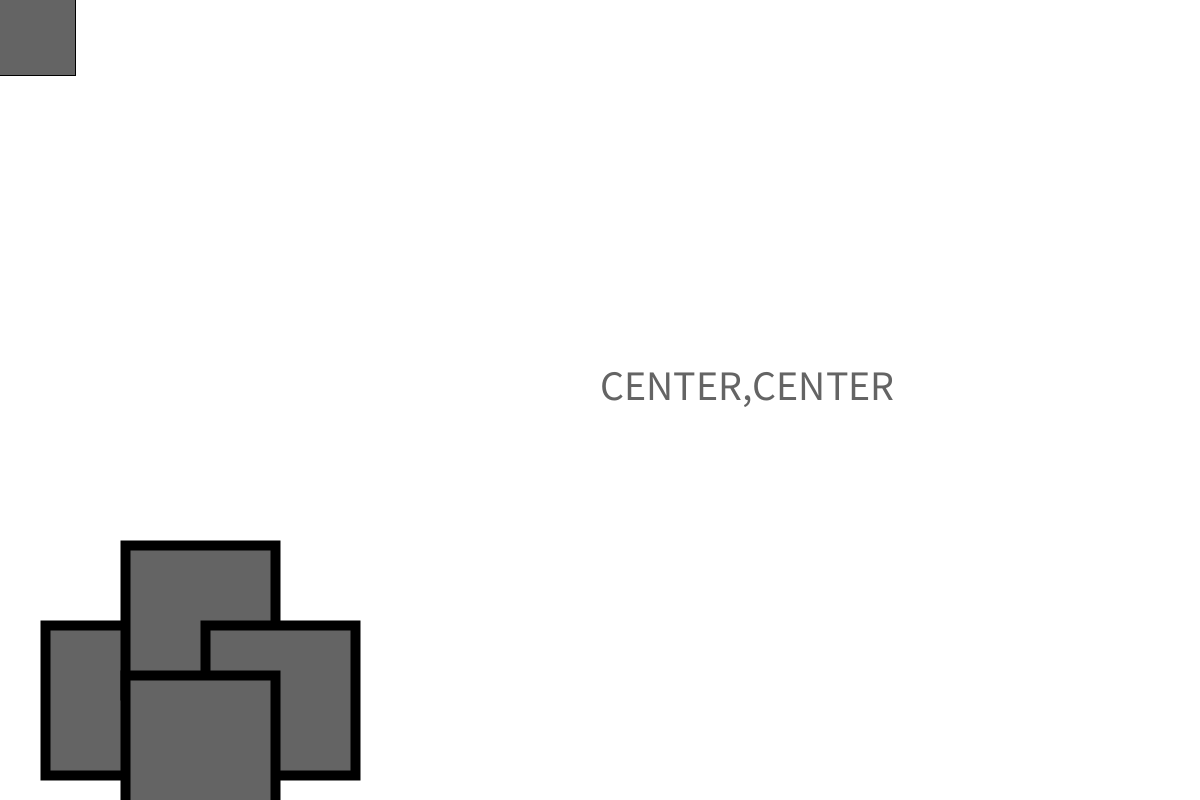
Frame 1 (no input)
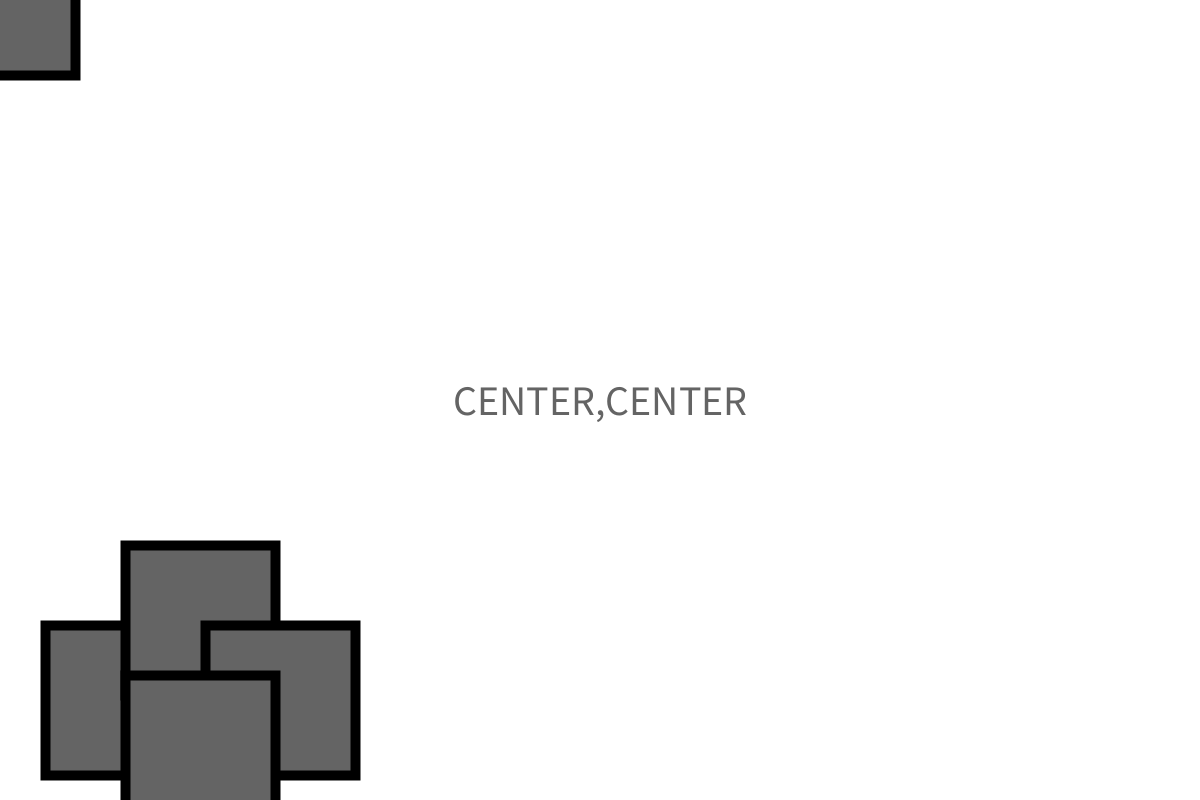
Frame 60 (the mouse pressed at the canvas centre just before this capture)
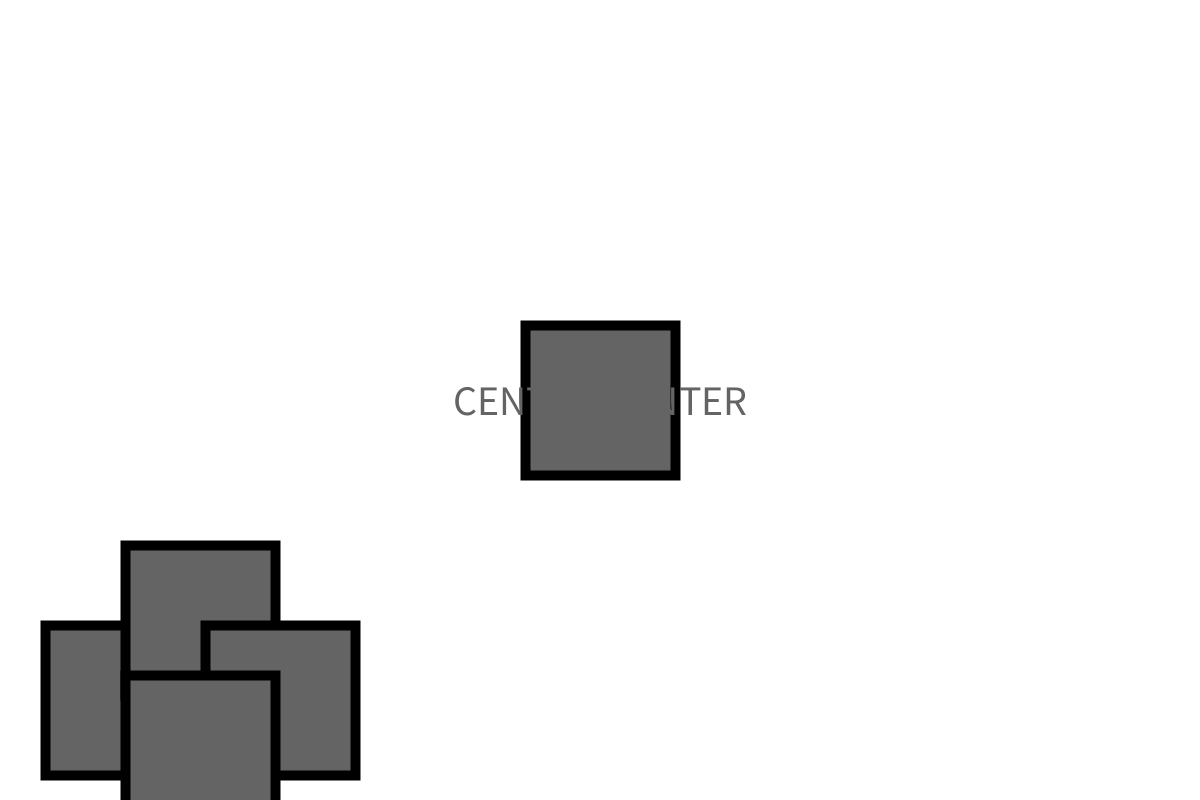
Frame 120 (the mouse held since frame 60 and released just before this capture)

The Processing sketch that drew these frames (run headless with seeded random() and noise(); from frame 60 on, the mouse is pressed at the canvas centre):

// Processing sketch: sketch_200927b
// ── sketch_200927b.pde
void setup()
{
  size(1200, 800);
  rectMode(CENTER);
  fill(100);
}

void draw()
{
  background(255);
  rect(mouseX, mouseY, 150, 150);
  println(mouseX+"\t"+mouseY);
  strokeWeight(10);
  rect(120, 700, 150, 150);
  rect(200, 620, 150, 150);
  rect(280, 700, 150, 150);
  rect(200, 750, 150, 150);
  textSize(42);
  text("CENTER,CENTER", 600, 400);
  textAlign(CENTER, CENTER);
}
